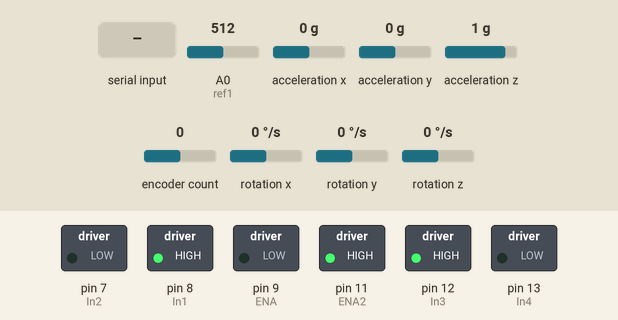
Simulated run of this sketch. Board: Arduino Uno, built with avr-gcc and run on an emulated ATmega328P. Shown: switched loads named in the sketch (green lamp = pin HIGH). Inputs (shaded band) come from the test bench; at power-on: encoder count 0, A0 (ref1) = 512, acceleration x 0 g, acceleration y 0 g, acceleration z 1 g, rotation x 0 °/s, rotation y 0 °/s, rotation z 0 °/s.

Above: at 1.2 s.
1.3 s: encoder count set to 1
At 2.5 s:
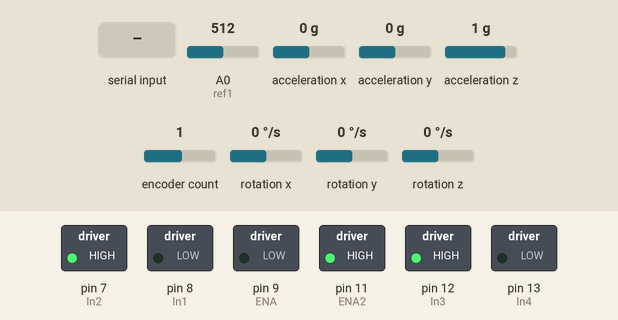
2.8 s: A0 (ref1) set to 909
4.3 s: A0 (ref1) set to 926
At 5.0 s:
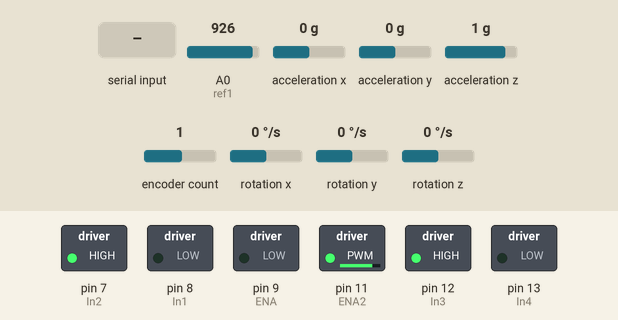
5.8 s: "<90,45,200>" received over Serial
At 6.2 s:
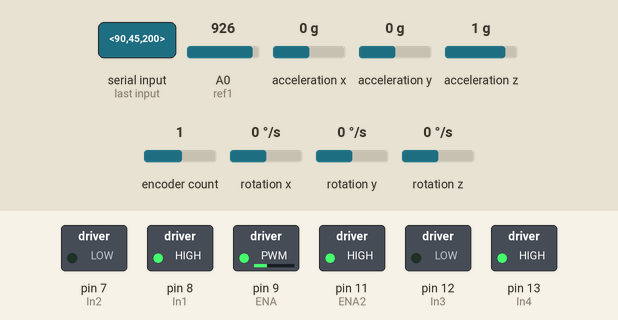
7.3 s: "<5000>" received over Serial
At 7.8 s:
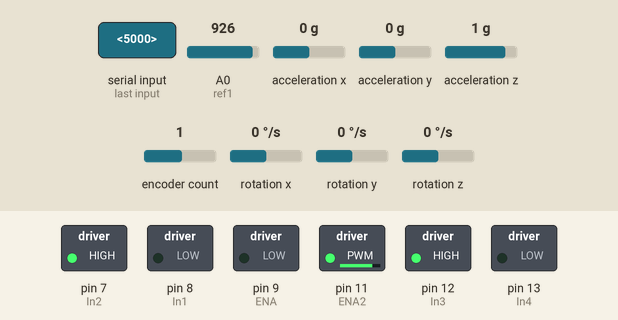
Timing chart, 0 to 9.8 s (numbered marks = the images above; inputs shaded):
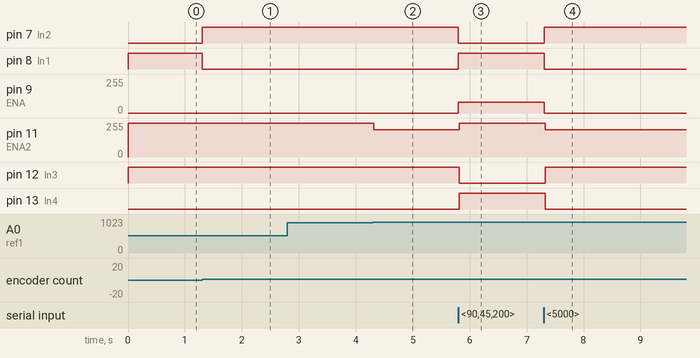

The sketch:

PitchYaw_v08.ino
```cpp
// LIBRARIES
 #include <Encoder.h>
 #include <PID_v1.h>
 #include <Wire.h>
 #include <MPU6050.h>

 MPU6050 mpu;

 int In1= 8;// Pin 7(Uno) is connected to the motor controller In1 pin
 int In2 = 7;// Pin 8(Uno) is connected to the motor controller In2 pin
 int ENA = 9;// Pin 5(Uno) is connected to the motor controller ENA pin

//***YAW MOTOR VARIABLES
 int angle = 0;
 int Stop = 0;
 int oldposition = 0;
 int Barrier = 7000;

 long EncoderCount = 0;
 int Dir;
 int Yaw_Speed = 0;
 int Yaw_PWM;
 double Setpoint_2;
 double Input_2;
 double Output_2;

 int Disparity;

 Encoder myEnc(2,3);//2 - Bro<wn; 3 - Orange , also power red out1 black out2
 PID myPID_Yaw(&Input_2, &Output_2, &Setpoint_2,0.02,0,0,DIRECT);

//***SERIAL COMMUNICATION VARIABLES
 const byte numChars = 32;
 char receivedChars[numChars];
 boolean newData = false;
 int dataNumber = 0;
 char tempChars[numChars];


//***PITCH MOTOR CONTROL PINS
 int In3= 12;// Pin 7(Uno) is connected to the motor controller In1 pin
 int In4 = 13;// Pin 8(Uno) is connected to the motor controller In2 pin
 int ENA2 = 11;// Pin 5(Uno) is connected to the motor controller ENA pin
 int ref1 = A0;//Pin A0(Uno) is connected to the linear actuator position signal(blue)
 int last1 = 0;
 int Cposition = 0;
 int Pitch_Angle = 0;
 int angle1= 0;
 int desiredpos = 0;
 int Speed;

//***PID VARIABLES
 double Setpoint;
 double Input;
 double Output;

 //With these tuning factors, can step through 0-40 in 1 degreee increments
 PID myPID(&Input, &Output, &Setpoint,5,0,0,DIRECT);

//***ACCELEROMETER VARIABLES
 long accelX, accelY, accelZ;
 float gForceX, gForceY, gForceZ;
 int i = 0;
 int sum = 0;
 int offset = 0; //offset angle

 unsigned long Accel_Get_Interval = 3000;
 unsigned long Prev_Accel_Time;
 unsigned long Pot_Get_Interval = 1000;
 unsigned long Prev_Pot_Time;

//***Timing
 long displayInterval = 2000;
 long prevDisplayMillis = 0;

 float Counts_to_Move;
 float EncoderCounts_per_Pixel = ((17700.624)/(360))*((62.2)/(2464));


void setup() {
//Time = millis();
//***OUTPUT PINS
//*******Yaw motor output pins
  pinMode(In1,OUTPUT);// Pin 7 is an output
  pinMode(In2,OUTPUT);// Pin 8 is an output
  pinMode(ENA,OUTPUT);// Pin 5 is an output

//*******Pitch motor output pins
  pinMode(In3,OUTPUT);// Pin 7 is an output
  pinMode(In4,OUTPUT);// Pin 8 is an output
  pinMode(ENA2,OUTPUT);// Pin 5 is an output

//***INPUT PINS
//*******Pitch motor input pin
  pinMode(ref1,INPUT); //pin A0 is an input

//***SERIAL COMMUNICATIONS
    Serial.begin(115200);
//    Serial.println("This demo expects 2 pieces of data - Motor 1 Speed, Motor 2 Speed");
//    Serial.println("Enter data in this style <2000,3000>  ");
//    Serial.println();


//***YAW MOTOR COUNTER-CLOCKWISE ROTATION INITIALIZATION
  digitalWrite(In1,HIGH);// Clockwise rotation of the motor, Pin 7 outputing HIGH and pin 8 outputing LOW
  digitalWrite(In2,LOW);

  myPID.SetMode(AUTOMATIC);
  myPID.SetSampleTime(50);
  myPID.SetOutputLimits(-255,255);

  myPID_Yaw.SetMode(AUTOMATIC);
  myPID_Yaw.SetSampleTime(10);
  myPID_Yaw.SetOutputLimits(-255,255);

//  Time = millis();
 while(!mpu.begin(MPU6050_SCALE_2000DPS, MPU6050_RANGE_2G))
  {
    Serial.println("Could not find a valid MPU6050 sensor, check wiring!");
    delay(100);
  }
}


void loop() {
//*** SERIAL COMMUNICATION (turning serial input into integer)
  //Serial.println("beginning of loop");

  recvWithStartEndMarkers();

  if (newData == true)
  {
    strcpy(tempChars, receivedChars);
    parseData();
    newData = false;
  }

//   Serial.println("data has been split");

// if (Yaw_Speed <= 255)
// {
//  yawMotor();
// }
//
// else if (Yaw_Speed == 300)
// {
//  Reset();
// }


 if (Disparity <= 4999)
 {
  yawMotorPID();
 }

 else if (Disparity == 5000)
 {
  Reset();
 }


  if ((millis() - Prev_Accel_Time) >= Accel_Get_Interval){
    accelerometerData();
    Prev_Accel_Time = millis();
  }


  pitchMotor();

}


void recvWithStartEndMarkers() {
    static boolean recvInProgress = false;
    static byte ndx = 0;
    char startMarker = '<';
    char endMarker = '>';
    char rc;
    while (Serial.available() > 0 && newData == false) {
        rc = Serial.read();
        if (recvInProgress == true) {
            if (rc != endMarker) {
                receivedChars[ndx] = rc;
                ndx++;
                if (ndx >= numChars) {
                    ndx = numChars - 1;}}
            else {
                receivedChars[ndx] = '\0'; // terminate the string
                recvInProgress = false;
                ndx = 0;
                newData = true;}}
        else if (rc == startMarker) {
            recvInProgress = true;}}}


void parseData() {      // split the data into its parts

    char * strtokIndx; // this is used by strtok() as an index

//    strtokIndx = strtok(tempChars,",");// get the first part - the string
//    Yaw_Speed = atoi(strtokIndx);     // convert this part to an integer

    strtokIndx = strtok(tempChars,",");// get the first part - the string
    Disparity = atoi(strtokIndx);     // convert this part to an integer

    strtokIndx = strtok(NULL, ","); // this continues where the previous call left off
    Pitch_Angle = atoi(strtokIndx);     // convert this part to an integer

    if (Disparity <= 4999){

      // "+" or "-" determines direction of rotation
        Setpoint_2 = (myEnc.read()) + (Disparity)*(EncoderCounts_per_Pixel);
//        Serial.print("Setpoint 2 = ");
//        Serial.println(Setpoint_2);
    }


//*** PITCH and YAW INPUTS DEFINED FROM PI (Yaw_Speed, Pitch_Angle)
//    Serial.print("Yaw Speed : ");
//    Serial.println(Yaw_Speed);
//    Serial.print("Pitch Angle : ");
//    Serial.println(Pitch_Angle);
//    Serial.println();
}


void yawMotor(){
 //********* YAW SECTION
     EncoderCount = (myEnc.read());// number of countable events seen\

//     int player_angle = EncoderCount/ ((2.96011)*(49.1684)); // players angle from orgin (zero position)

 //*** DIRECTION OF YAW
     if (Yaw_Speed > 0){
         digitalWrite(In1,HIGH);// Clockwise rotation of the motor, Pin 7 outputing HIGH and pin 8 outputing LOW
         digitalWrite(In2,LOW);
         Dir = 0;
     }
     if (Yaw_Speed < 0){
         digitalWrite(In1,LOW);// Counter-Clockwise rotation of the motor, Pin 7 outputing HIGH and pin 8 outputing LOW
         digitalWrite(In2,HIGH);
         Dir = 1;
     }

     if (abs(EncoderCount) < Barrier) {

     //*** SPEED OF YAW
         Speed = abs(Yaw_Speed);
         analogWrite(ENA,Speed);
     }

     else if (EncoderCount >= Barrier){
      if(Dir == 0){
//        Speed = 0;
        analogWrite(ENA,Stop);
      }
      else{
        analogWrite(ENA,Yaw_Speed);
      }
     }

     else if (EncoderCount <= -Barrier){
      if(Dir == 1){
//        Speed = 0;
        analogWrite(ENA,Stop);
      }
      else{
        analogWrite(ENA,Yaw_Speed);
      }
     }

}


void yawMotorPID(){

 //********* YAW SECTION
    EncoderCount = (myEnc.read());// number of countable events seen
    Input_2 = EncoderCount;
    myPID_Yaw.Compute();

//********ROTATION AMOUNT FROM RIGHT OF CENTRE POSITION->EncoderCount=0 (CLOCKWISE ROTATION )
        if (Output_2 >= 0)
        {

           digitalWrite(In1,HIGH);// Pin 7 outputing HIGH and pin 8 outputing LOW
           digitalWrite(In2,LOW);
           Dir = 0;
           Yaw_PWM = map(Output_2, 0, 255, 80 , 255);

           if (Yaw_PWM <= 80){
           Yaw_PWM = 0;
           }

        }


//********ROTATION AMOUNT FROM LEFT OF CENTRE POSITION->EncoderCount=0 (COUNTER-CLOCKWISE ROTATION )
        if (Output_2 < 0)
        {

           digitalWrite(In1,LOW);// Pin 7 outputing HIGH and pin 8 outputing LOW
           digitalWrite(In2,HIGH);
           Dir = 1;
           Yaw_PWM = map(Output_2, 0, -255, 80 , 255);
           if (Yaw_PWM <= 80){
           Yaw_PWM = 0;
           }

        }

     if (abs(EncoderCount) < Barrier) {

         analogWrite(ENA,Yaw_PWM);
     }

     else if (EncoderCount >= Barrier){
      if(Dir == 0){
        analogWrite(ENA,Stop);
      }
      else{
        analogWrite(ENA,Yaw_PWM);
      }
     }

     else if (EncoderCount <= -Barrier){
      if(Dir == 1){
        analogWrite(ENA,Stop);
      }
      else{
        analogWrite(ENA,Yaw_PWM);
      }
     }


}


 void Reset()
 {
//*** RESET FUNCTION

     EncoderCount = (myEnc.read());
     Input_2 = EncoderCount;
     Setpoint_2 = 0;
     myPID_Yaw.Compute();


//********ROTATION AMOUNT FROM RIGHT OF CENTRE POSITION->EncoderCount=0 (CLOCKWISE ROTATION )
        if (Output_2 >= 0)
        {

           digitalWrite(In1,HIGH);
           digitalWrite(In2,LOW);
           Dir = 0;
           Yaw_PWM = map(Output_2, 0, 255, 80 , 255);
           if (Yaw_PWM <= 80){
           Yaw_PWM = 0;
           }
//           analogWrite(ENA,Yaw_PWM);//initialize speed
        }


//********ROTATION AMOUNT FROM LEFT OF CENTRE POSITION->EncoderCount=0 (COUNTER-CLOCKWISE ROTATION )
        if (Output_2 < 0)
        {

           digitalWrite(In1,LOW);
           digitalWrite(In2,HIGH);
           Dir = 1;
           Yaw_PWM = map(Output_2, 0, -255, 80 , 255);
           if (Yaw_PWM <= 80){
           Yaw_PWM = 0;
           }
//           analogWrite(ENA,Yaw_PWM);//initialize speed
        }

     if (abs(EncoderCount) < Barrier) {

         analogWrite(ENA,Yaw_PWM);
     }

     else if (EncoderCount >= Barrier){
      if(Dir == 0){
        analogWrite(ENA,Stop);
      }
      else{
        analogWrite(ENA,Yaw_PWM);
      }
     }

     else if (EncoderCount <= -Barrier){
      if(Dir == 1){
        analogWrite(ENA,Stop);
      }
      else{
        analogWrite(ENA,Yaw_PWM);
      }
     }

 }


void pitchMotor()
{
 //*********PITCH SECTION
 //***ANGLE DEFINED
 //*** potentiometer value of the desired position for a given Pitch_Angle

 //Max value = 967
 //Min value = 39
     int desiredpos = 967.00 - 928.00*((Pitch_Angle - offset)/45.00);
 //*** current position of the pitch (potentiometer reading)
     Cposition = analogRead(ref1);

//    if ((millis() - Prev_Pot_Time) >= Pot_Get_Interval){
//       Serial.println(Cposition);
//       Prev_Pot_Time = millis();
//    }


     Setpoint = desiredpos;
     Input = Cposition;

      myPID.Compute();


//***DIRECTION OF PITCH
     if (Output <= 0) // IF Current position is lower than desired position then lin_act needs to extend
     {
      digitalWrite(In3,LOW);// retact, Pin 7 outputing HIGH and pin 8 outputing LOW
      digitalWrite(In4,HIGH);

     Speed = map(Output, 0, -255, 0 , 255);
      if (Speed <= 40){
      Speed = 0;
      }

      analogWrite(ENA2,Speed);
//      Serial.println("retracting");
     }

     else if (Output > 0) // IF Current position is higher than desired position then lin_act needs to retract
     {
      digitalWrite(In3,HIGH);// extend, Pin 7 outputing HIGH and pin 8 outputing LOW
      digitalWrite(In4,LOW);

      Speed = map(Output, 0, 255, 0 , 255);
      if (Speed <= 40){
      Speed = 0;
      }

      analogWrite(ENA2,Speed);

     }


 }


void accelerometerData()
 {
  // Read normalized values
  Vector normAccel = mpu.readNormalizeAccel();

  // Calculate Pitch & Roll
  int offset = -(atan2(normAccel.XAxis, sqrt(normAccel.YAxis*normAccel.YAxis + normAccel.ZAxis*normAccel.ZAxis))*180.0)/M_PI;
//  int roll = (atan2(normAccel.YAxis, normAccel.ZAxis)*180.0)/M_PI;

  // Output
//  Serial.print(" Pitch = ");
//  Serial.print(offset);
//  Serial.print(" Roll = ");
//  Serial.print(roll);

//  Serial.println();

  delay(10);
}
```

Measured:
- the behaviour switches between 916 and 917 on A0 (ref1) (found by bisection; images 1 and 2)
- after the input at 1.3 s, pin 7 (In2): LOW → HIGH at once; pin 8 (In1): HIGH → LOW at once
- after the input at 2.8 s, every drawn part: stays the same
- after the input at 4.3 s, pin 11 (ENA2): 255/255 → 205/255 at once
- after the input at 5.8 s, pin 7 (In2), pin 12 (In3): HIGH → LOW at once; pin 8 (In1), pin 13 (In4): LOW → HIGH at once; pin 9 (ENA): 0/255 → 81/255 at once; pin 11 (ENA2): 205/255 → 255/255 at once
- after the input at 7.3 s, pin 7 (In2), pin 12 (In3): LOW → HIGH at once; pin 8 (In1), pin 13 (In4): HIGH → LOW at once; pin 9 (ENA): 81/255 → 0/255 at once; pin 11 (ENA2): 255/255 → 205/255 at once
